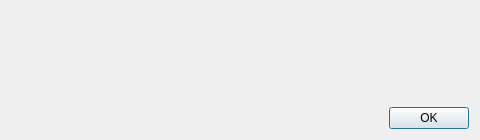
<?xml version="1.0" encoding="UTF-8"?>
<ui version="4.0">
 <class>Error</class>
 <widget class="QDialog" name="Error">
  <property name="geometry">
   <rect>
    <x>0</x>
    <y>0</y>
    <width>480</width>
    <height>140</height>
   </rect>
  </property>
  <property name="minimumSize">
   <size>
    <width>480</width>
    <height>140</height>
   </size>
  </property>
  <property name="maximumSize">
   <size>
    <width>480</width>
    <height>140</height>
   </size>
  </property>
  <property name="windowTitle">
   <string>ERROR</string>
  </property>
  <property name="modal">
   <bool>true</bool>
  </property>
  <layout class="QVBoxLayout" name="verticalLayout">
   <item>
    <widget class="QLabel" name="lblMensaje">
     <property name="text">
      <string/>
     </property>
     <property name="alignment">
      <set>Qt::AlignCenter</set>
     </property>
    </widget>
   </item>
   <item>
    <widget class="QDialogButtonBox" name="buttonBox">
     <property name="orientation">
      <enum>Qt::Horizontal</enum>
     </property>
     <property name="standardButtons">
      <set>QDialogButtonBox::Ok</set>
     </property>
    </widget>
   </item>
  </layout>
 </widget>
 <resources/>
 <connections>
  <connection>
   <sender>buttonBox</sender>
   <signal>accepted()</signal>
   <receiver>Error</receiver>
   <slot>accept()</slot>
   <hints>
    <hint type="sourcelabel">
     <x>248</x>
     <y>254</y>
    </hint>
    <hint type="destinationlabel">
     <x>157</x>
     <y>274</y>
    </hint>
   </hints>
  </connection>
  <connection>
   <sender>buttonBox</sender>
   <signal>rejected()</signal>
   <receiver>Error</receiver>
   <slot>reject()</slot>
   <hints>
    <hint type="sourcelabel">
     <x>316</x>
     <y>260</y>
    </hint>
    <hint type="destinationlabel">
     <x>286</x>
     <y>274</y>
    </hint>
   </hints>
  </connection>
 </connections>
</ui>
